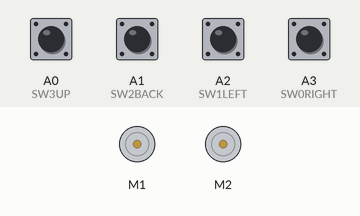
This sketch was run on a simulated Arduino Uno, built with avr-gcc and run on an emulated ATmega328P. On the bench: 2 × DC motor (green arrow = forward, orange = backward, longer = faster). The inputs (shaded band) are chosen by the test bench; at power-on: A0 (SW3UP), A1 (SW2BACK), A2 (SW1LEFT), A3 (SW0RIGHT) LOW.

Above: at 1.2 s.
1.3 s: A0 (SW3UP) pulled HIGH for 0.15 s
At 1.37 s:
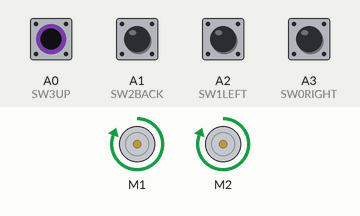
2.9 s: A1 (SW2BACK) pulled HIGH for 0.15 s
At 2.97 s:
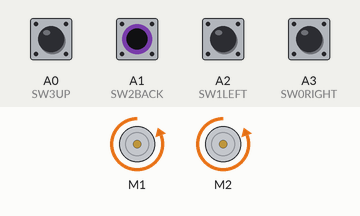
4.5 s: A2 (SW1LEFT) pulled HIGH for 0.15 s
At 4.57 s:
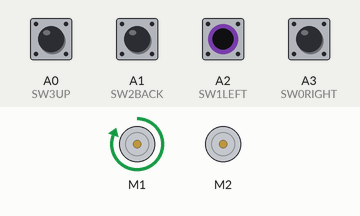
6.1 s: A3 (SW0RIGHT) pulled HIGH for 0.15 s
At 6.17 s:
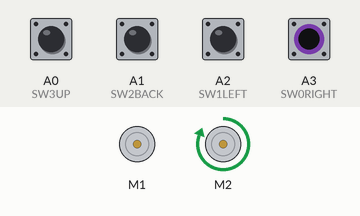
Timing chart, 0 to 8.7 s (numbered marks = the images above; inputs shaded):
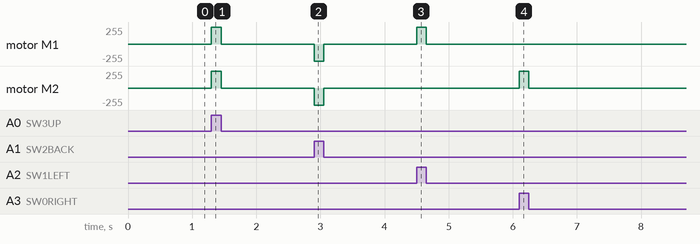

The sketch:

Rc_car_with_motor_sheild.ino
```cpp
#include <AFMotor.h>

AF_DCMotor motor1(1, MOTOR12_64KHZ); // create motor #2, 64KHz pwm
AF_DCMotor motor2(2, MOTOR12_64KHZ);

    int BS1 = 0;
    int BS2 = 0;
    int BS3 = 0;
    int BS4 = 0;

    const int SW3UP = A0;
    const int SW2BACK = A1;
    const int SW1LEFT = A2;
    const int SW0RIGHT = A3;

void setup() {

    pinMode(SW3UP, INPUT);
    pinMode(SW2BACK, INPUT);
    pinMode(SW1LEFT, INPUT);
    pinMode(SW0RIGHT, INPUT);

    motor1.setSpeed(255);     // set the speed to 200/255
    motor2.setSpeed(255);

}

void loop() {
  BS1 = digitalRead(SW3UP);
  BS2 = digitalRead(SW2BACK);
  BS3 = digitalRead(SW1LEFT);
  BS4 = digitalRead(SW0RIGHT);

  if (BS1 == HIGH)
    {
          motor1.run(FORWARD);      // turn it on going forward
          motor2.run(FORWARD);      // turn it on going forward
    }else if (BS2 == HIGH)
        {
               motor1.run(BACKWARD);      // turn it on going forward
               motor2.run(BACKWARD);
        }else if (BS3 == HIGH)
        {
               motor1.run(FORWARD);       // turn it on going forward
               motor2.run(RELEASE);
        }else if (BS4 == HIGH)
        {
               motor2.run(FORWARD);
               motor1.run(RELEASE);
        }
        else
        {
         motor1.run(RELEASE);      // turn it on going forward
         motor2.run(RELEASE);
        }
}
```

Measured:
- after the input at 1.3 s, motor M1, motor M2: stopped → forward 255/255 at once, → stopped 0.15 s later
- after the input at 2.9 s, motor M1, motor M2: stopped → backward 255/255 at once, → stopped 0.15 s later
- after the input at 4.5 s, motor M1: stopped → forward 255/255 at once, → stopped 0.15 s later
- after the input at 6.1 s, motor M2: stopped → forward 255/255 at once, → stopped 0.15 s later
